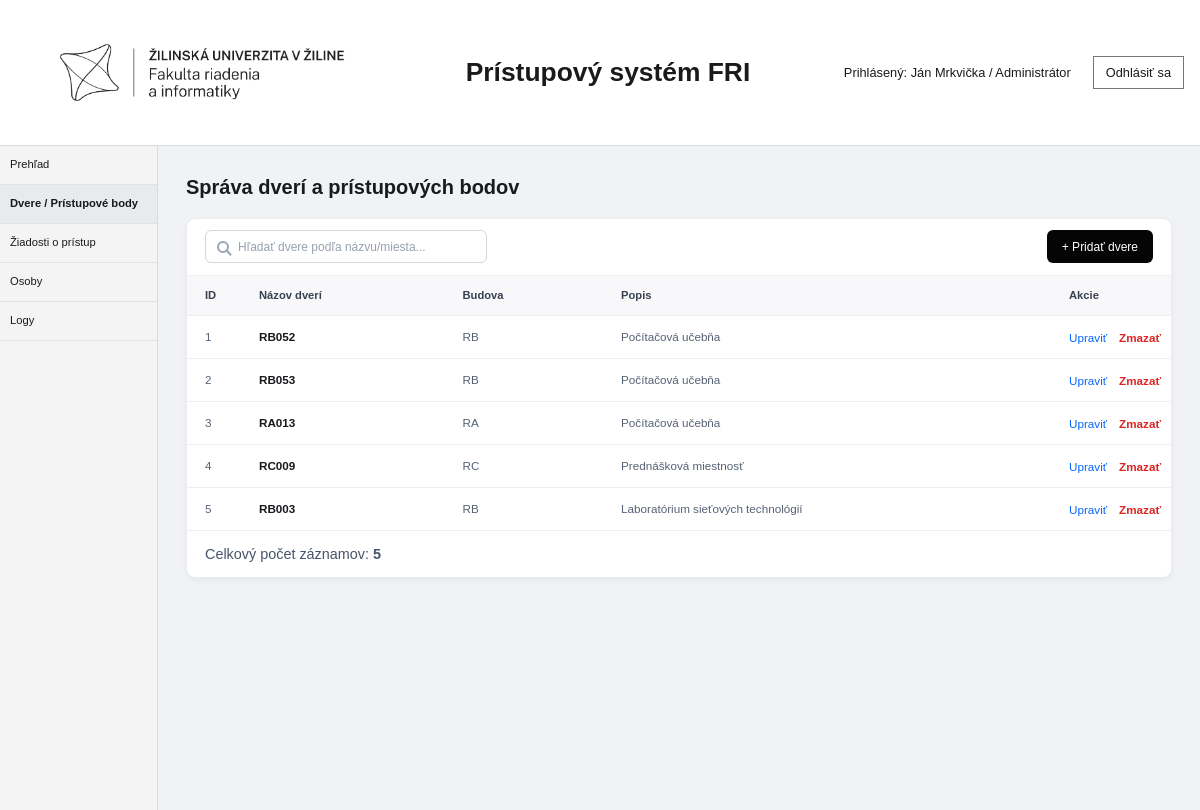
Page /?c=door on the committed database.
### tables this page shows
CREATE TABLE `doors` (
                         `id` INT NOT NULL AUTO_INCREMENT,
                         `name` VARCHAR(50) NOT NULL,
                         `building` VARCHAR(50) NOT NULL,
                         `description` VARCHAR(255) NOT NULL,
                         PRIMARY KEY (`id`)
);

### Framework/Http/Responses/Response.php (called while the page is built, shortened)
<?php
abstract class Response
{
    public function send(): void
    {
        $this->generate();
    }
}

### public/index.php (called while the page is built, shortened)
<?php
require __DIR__ . '/../Framework/ClassLoader.php';
try {
    $app = new App();
    $app->run();
} catch (Exception $e) {
    die('An error occurred: ' . $e->getMessage());
}

### Framework/Support/LinkGenerator.php (called while the page is built, shortened)
<?php
class LinkGenerator
{
    private Request $request;
    public function __construct(Request $request, Router $router)
    {
        $this->request = $request;
    }
    public function url(
        string|array $destination,
        array $parameters = [],
        bool $absolute = false,
        bool $appendParameters = false
    ): string {
        list($controller, $action) = explode(".", $destination);
        $args = $appendParameters ? $this->request->get() : [];
        $args = ["c" => lcfirst($controller), "a" => $action != "index" ? $action : null] + $parameters + $args;
        $basePath = $absolute ? $this->request->getBaseUrl() : "";
        return $basePath . "?" . http_build_query($args);
    }
}

### Framework/ClassLoader.php (called while the page is built, shortened)
<?php
class ClassLoader
{
    public static function Boot(): void
    {
        spl_autoload_register(function ($class_name) {
            $file = self::getClassFile($class_name);
        });
    }
    public static function getClassFile(string $className): string
    {
        $baseDir = realpath(dirname(__DIR__));
        $relativePath = str_replace('\\', DIRECTORY_SEPARATOR, ltrim($className, '\\')) . '.php';
        return $baseDir . DIRECTORY_SEPARATOR . $relativePath;
    }
}

### Framework/Core/Model.php (called while the page is built, shortened)
<?php
abstract class Model implements \JsonSerializable
{
    protected static array $columnsMap = [];
    private static array $dbColumns = [];
    private static IDbConvention $dbConventions;
    protected static function getTableName(): string
    {
        return self::getConventions()->getTableName(get_called_class());
    }
    protected static function getPkColumnName(): string
    {
        return self::getConventions()->getPkColumnName(get_called_class());
    }
    protected static function getColumnsMap(): array
    {
        return static::$columnsMap ?? [];
    }
    public static function getAll(
        ?string $whereClause = null,
        array   $whereParams = [],
        ?string $orderBy = null,
        ?int    $limit = null,
        ?int    $offset = null
    ): array
    {
        try {
            $sql = "SELECT " . static::getDBColumnNamesList() . " FROM `" . static::getTableName() . "`";
            $stmt = Connection::getInstance()->prepare($sql);
            $stmt->execute($whereParams);
            $models = $stmt->fetchAll(PDO::FETCH_CLASS | PDO::FETCH_PROPS_LATE, static::class);
            $dataSet = new ResultSet($models);
            return $models;
        } catch (PDOException $exception) {
            throw new Exception('Query failed: ' . $exception->getMessage(), 0, $exception);
        }
    }
    private static function getDbColumns(): array
    {
        try {
            $sql = "DESCRIBE " . static::getTableName();
            $stmt = Connection::getInstance()->prepare($sql);
            $stmt->execute([]);
            self::$dbColumns[static::class] = array_column($stmt->fetchAll(), 'Field');
            return self::$dbColumns[static::class];
        } catch (PDOException $exception) {
            throw new Exception('Query failed: ' . $exception->getMessage(), 0, $exception);
        }
    }
    private function getIdValue(): mixed
    {
        $pk = static::getPkColumnName();
        $prop = static::toPropertyName($pk);
        return isset($this->{$prop}) ? $this->{$prop} : null;
    }
    private static function getModelProperties(): array
    {
        $reflection = new \ReflectionClass(static::class);
        $properties = [];
        foreach ($reflection->getProperties() as $property) {
            $propertyName = $property->getName();
            if ($property->isStatic()) {
                continue;
            }
            $properties[$propertyName] = true;
        }
        return $properties;
    }
    private static function getDBColumnNamesList(): string
    {
        $dbColumns = [];
        foreach (static::getDbColumns() as $columnName) {
            $propertyName = static::toPropertyName($columnName);
            if ($propertyName != $columnName) {
                $dbColumns[] = "`$columnName` AS {$propertyName}";
            } else {
                $dbColumns[] = $columnName;
            }
        }
        return implode(', ', $dbColumns);
    }
    private static function toPropertyName(string $columnName): string
    {
        $customMapping = static::getColumnsMap();
        if (isset($customMapping[$columnName])) {
            return $customMapping[$columnName];
        } else {
            return static::getConventions()->toPropertyName($columnName);
        }
    }
    private static function getConventions(): IDbConvention
    {
        if (!isset(static::$dbConventions)) {
            static::$dbConventions = new (Configuration::DB_CONVENTIONS_CLASS)();
        }
        return static::$dbConventions;
    }
}

### Framework/Support/Inflect.php (called while the page is built, shortened)
<?php
class Inflect
{
    public static $plural = array(
        '/(quiz)$/i' => "$1zes",
        '/^(ox)$/i' => "$1en",
        '/([m|l])ouse$/i' => "$1ice",
        '/(matr|vert|ind)ix|ex$/i' => "$1ices",
        '/(x|ch|ss|sh)$/i' => "$1es",
        '/([^aeiouy]|qu)y$/i' => "$1ies",
        '/(hive)$/i' => "$1s",
        '/(?:([^f])fe|([lr])f)$/i' => "$1$2ves",
        '/(shea|lea|loa|thie)f$/i' => "$1ves",
        '/sis$/i' => "ses",
        '/([ti])um$/i' => "$1a",
        '/(tomat|potat|ech|her|vet)o$/i' => "$1oes",
        '/(bu)s$/i' => "$1ses",
        '/(alias)$/i' => "$1es",
        '/(octop)us$/i' => "$1i",
        '/(ax|test)is$/i' => "$1es",
        '/(us)$/i' => "$1es",
        '/s$/i' => "s",
        '/$/' => "s"
    );
    public static $irregular = array(
        'move' => 'moves',
        'foot' => 'feet',
        'goose' => 'geese',
        'sex' => 'sexes',
        'child' => 'children',
        'man' => 'men',
        'tooth' => 'teeth',
        'person' => 'people',
        'valve' => 'valves'
    );
    public static function pluralize($string)
    {
        foreach (self::$irregular as $pattern => $result) {
            $pattern = '/' . $pattern . '$/i';
        }
        foreach (self::$plural as $pattern => $result) {
            if (preg_match($pattern, $string)) {
                return preg_replace($pattern, $result, $string);
            }
        }
        return $string;
    }
}

### Framework/DB/DefaultConventions.php (called while the page is built, shortened)
<?php
class DefaultConventions implements IDbConvention
{
    public function getTableName(string $className): string
    {
        $arr = explode("\\", $className);
        return Inflect::pluralize(strtolower(end($arr)));
    }
    public function getPkColumnName(string $className): string
    {
        return 'id';
    }
    public function toPropertyName(string $columnName): string
    {
        return $columnName;
    }
}

### Framework/DB/Connection.php (called while the page is built, shortened)
<?php
class Connection
{
    private static ?Connection $instance = null;
    private PDO $db;
    public function __construct(PDO $db)
    {
        $this->db = $db;
    }
    public static function getInstance(): Connection
    {
        try {
            if (self::$instance == null) {
                $db = new PDO(
                    'mysql:dbname=' . Configuration::DB_NAME . ';host=' . Configuration::DB_HOST,
                    Configuration::DB_USER,
                    Configuration::DB_PASS
                );
                $db->setAttribute(PDO::ATTR_ERRMODE, PDO::ERRMODE_EXCEPTION);
                $db->setAttribute(PDO::ATTR_EMULATE_PREPARES, true);
                self::$instance = new self($db);
            }
            return self::$instance;
        } catch (PDOException $e) {
            throw new Exception('Connection failed: ' . $e->getMessage());
        }
    }
    public function prepare(string $sql): DebugStatement
    {
        try {
            return new DebugStatement($this->db->prepare($sql));
        } catch (PDOException $e) {
            throw new Exception('Prepare failed: ' . $e->getMessage());
        }
    }
}

### Framework/DB/DebugStatement.php (called while the page is built, shortened)
<?php
class DebugStatement
{
    private PDOStatementAlias $stmt;
    public function __construct($stmt)
    {
        $this->stmt = $stmt;
    }
    public function execute(?array $params = null): bool
    {
        $result = $this->stmt->execute($params);
        $this->stmt->debugDumpParams();
        return $result;
    }
    public function __call(string $name, array $arguments): mixed
    {
        return $this->stmt->{$name}(...$arguments);
    }
}

### App/Controllers/DoorController.php (called while the page is built, shortened)
<?php
class DoorController extends BaseController
{
    public function index(Request $request): Response
    {
        $doors = Door::getAll();
        return $this->html([
            'doors' => $doors
        ]);
    }
}

### App/Models/Door.php (called while the page is built, shortened)
<?php
class Door extends Model
{
    protected ?int $id = null;
    protected ?string $name = null;
    protected ?string $building = null;
    protected ?string $description = null;
    public function getId(): ?int
    {
        return $this->id;
    }
    public function getName(): ?string
    {
        return $this->name;
    }
    public function getBuilding(): ?string
    {
        return $this->building;
    }
    public function getDescription(): ?string
    {
        return $this->description;
    }
}

### App/Views/Door/index.view.php (the view, shortened to what this page needs)
<h1>Správa dverí a prístupových bodov</h1>
<section class="table-card" aria-label="Zoznam dverí">
    <div class="table-toolbar">
        <label class="search-field">
            <span class="search-icon" aria-hidden="true"></span>
            <input type="search" placeholder="Hľadať dvere podľa názvu/miesta...">
        </label>
        <a class="button button-primary" href="<?= $link->url('door.add') ?>">+ Pridať dvere</a>
    </div>
    <div class="table-scroll">
        <table>
            <thead>
            <tr>
                <th scope="col">ID</th>
                <th scope="col">Názov dverí</th>
                <th scope="col">Budova</th>
                <th scope="col">Popis</th>
                <th scope="col">Akcie</th>
            </tr>
            </thead>
            <tbody>
            <?php if (empty($doors)) { ?>
                <tr>
                    <td colspan="5">V databáze sa momentálne nenachádzajú žiadne dvere.</td>
                </tr>
            <?php } else { ?>
                <?php foreach ($doors as $door) { ?>
                    <tr>
                        <td data-label="ID"><?= (int)$door->getId() ?></td>
                        <th scope="row" data-label="Názov dverí">
                            <?= htmlspecialchars((string)$door->getName()) ?>
                        </th>
                        <td data-label="Budova"><?= htmlspecialchars((string)$door->getBuilding()) ?></td>
                        <td data-label="Popis"><?= htmlspecialchars((string)$door->getDescription()) ?></td>
                        <td data-label="Akcie" class="actions-cell">
                            <a class="edit-link"
                               href="<?= $link->url('door.edit', ['id' => $door->getId()]) ?>">Upraviť</a>
                            <form method="post" action="<?= $link->url('door.delete') ?>" class="inline-form">
                                <button type="submit" class="delete-link">Zmazať</button>
                            </form>
                        </td>
                    </tr>
                <?php } ?>
            <?php } ?>
            </tbody>
        </table>
    </div>
    <div class="table-footer">
        <p class="records-count">Celkový počet záznamov: <strong><?= count($doors) ?></strong></p>
    </div>
</section>

### rows in the picture
doors: id "1", name "RB052", building "RB", description "Počítačová učebňa"
doors: id "2", name "RB053", building "RB", description "Počítačová učebňa"
doors: id "3", name "RA013", building "RA", description "Počítačová učebňa"
doors: id "4", name "RC009", building "RC", description "Prednášková miestnosť"
doors: id "5", name "RB003", building "RB", description "Laboratórium sieťových technológií"

### other values in the picture
count($doors) "5"
